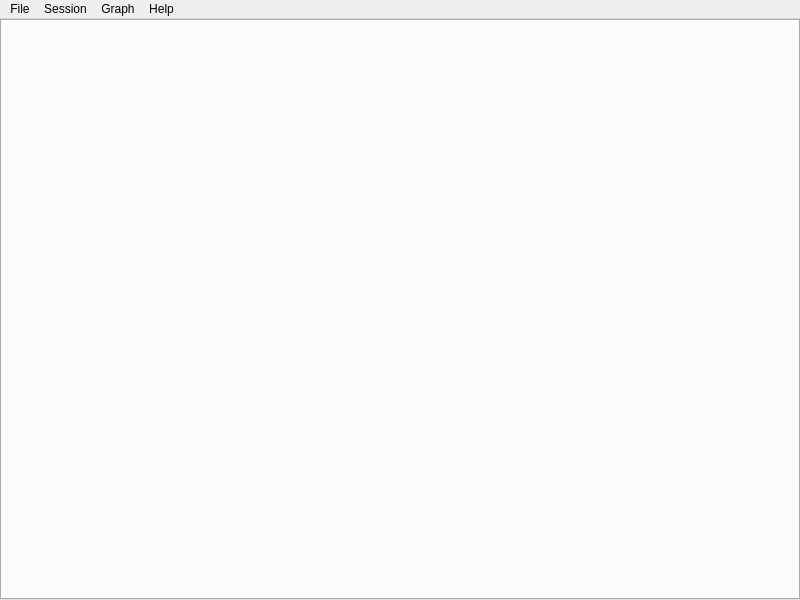
<?xml version="1.0" encoding="UTF-8"?>
<ui version="4.0">
 <class>MainWindow</class>
 <widget class="QMainWindow" name="MainWindow">
  <property name="geometry">
   <rect>
    <x>0</x>
    <y>0</y>
    <width>800</width>
    <height>600</height>
   </rect>
  </property>
  <property name="windowTitle">
   <string>GraphY</string>
  </property>
  <property name="windowIcon">
   <iconset>
    <normaloff>favicon.png</normaloff>favicon.png</iconset>
  </property>
  <property name="documentMode">
   <bool>false</bool>
  </property>
  <property name="dockNestingEnabled">
   <bool>true</bool>
  </property>
  <widget class="QWidget" name="centralWidget">
   <property name="enabled">
    <bool>true</bool>
   </property>
   <property name="sizePolicy">
    <sizepolicy hsizetype="Expanding" vsizetype="Expanding">
     <horstretch>0</horstretch>
     <verstretch>0</verstretch>
    </sizepolicy>
   </property>
   <layout class="QVBoxLayout" name="verticalLayout">
    <property name="leftMargin">
     <number>0</number>
    </property>
    <property name="topMargin">
     <number>0</number>
    </property>
    <property name="rightMargin">
     <number>0</number>
    </property>
    <property name="bottomMargin">
     <number>0</number>
    </property>
    <item>
     <widget class="QTabWidget" name="tabWidget">
      <property name="enabled">
       <bool>true</bool>
      </property>
      <property name="sizePolicy">
       <sizepolicy hsizetype="Expanding" vsizetype="Expanding">
        <horstretch>0</horstretch>
        <verstretch>0</verstretch>
       </sizepolicy>
      </property>
     </widget>
    </item>
   </layout>
  </widget>
  <widget class="QMenuBar" name="menuBar">
   <property name="geometry">
    <rect>
     <x>0</x>
     <y>0</y>
     <width>800</width>
     <height>21</height>
    </rect>
   </property>
   <widget class="QMenu" name="menuFile">
    <property name="title">
     <string>Session</string>
    </property>
    <addaction name="saveSession"/>
    <addaction name="loadSession"/>
   </widget>
   <widget class="QMenu" name="menuEdit">
    <property name="title">
     <string>File</string>
    </property>
    <addaction name="actionExit"/>
   </widget>
   <widget class="QMenu" name="menuGraph">
    <property name="title">
     <string>Graph</string>
    </property>
    <addaction name="newGraph"/>
    <addaction name="loadGraph"/>
    <addaction name="separator"/>
    <addaction name="saveGraph"/>
    <addaction name="saveAllGraphs"/>
    <addaction name="separator"/>
    <addaction name="closeGraph"/>
    <addaction name="closeAllGraphs"/>
   </widget>
   <widget class="QMenu" name="menuHelp">
    <property name="title">
     <string>Help</string>
    </property>
    <addaction name="showHelp"/>
   </widget>
   <addaction name="menuEdit"/>
   <addaction name="menuFile"/>
   <addaction name="menuGraph"/>
   <addaction name="menuHelp"/>
  </widget>
  <action name="loadSession">
   <property name="text">
    <string>Load</string>
   </property>
   <property name="shortcut">
    <string>Ctrl+Shift+L</string>
   </property>
  </action>
  <action name="saveSession">
   <property name="text">
    <string>Save</string>
   </property>
   <property name="shortcut">
    <string>Ctrl+Shift+S</string>
   </property>
  </action>
  <action name="actionSave_all">
   <property name="text">
    <string>Save all</string>
   </property>
  </action>
  <action name="newGraph">
   <property name="checkable">
    <bool>false</bool>
   </property>
   <property name="text">
    <string>New</string>
   </property>
   <property name="shortcut">
    <string>Ctrl+N</string>
   </property>
  </action>
  <action name="loadGraph">
   <property name="text">
    <string>Load</string>
   </property>
   <property name="shortcut">
    <string>Ctrl+L</string>
   </property>
  </action>
  <action name="closeGraph">
   <property name="text">
    <string>Close</string>
   </property>
   <property name="shortcut">
    <string>Ctrl+W</string>
   </property>
  </action>
  <action name="closeAllGraphs">
   <property name="text">
    <string>Close All</string>
   </property>
  </action>
  <action name="saveGraph">
   <property name="text">
    <string>Save</string>
   </property>
   <property name="shortcut">
    <string>Ctrl+S</string>
   </property>
  </action>
  <action name="saveAllGraphs">
   <property name="text">
    <string>Save All</string>
   </property>
  </action>
  <action name="actionExit">
   <property name="text">
    <string>Exit</string>
   </property>
  </action>
  <action name="showHelp">
   <property name="text">
    <string>Show help</string>
   </property>
   <property name="shortcut">
    <string>F1</string>
   </property>
  </action>
 </widget>
 <layoutdefault spacing="6" margin="11"/>
 <resources/>
 <connections/>
</ui>
